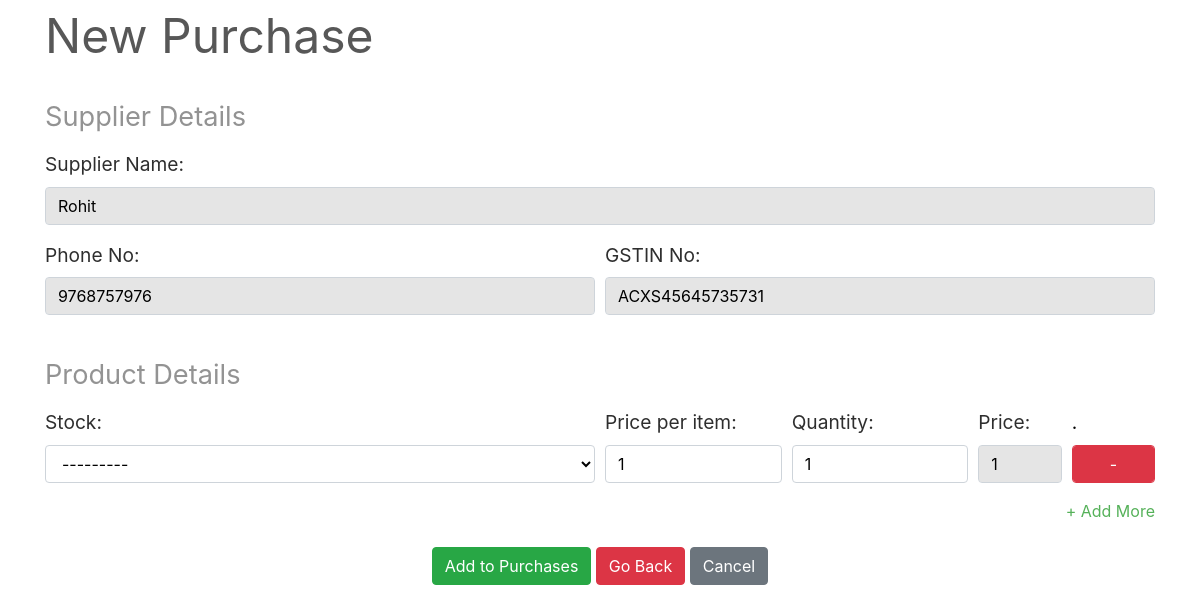
/transactions/purchases/new/1, run on the app's committed database.
### transactions/models.py (models this page shows, shortened)
class Supplier(models.Model):
    id = models.AutoField(primary_key=True)
    name = models.CharField(max_length=150)
    phone = models.CharField(max_length=12, unique=True)
    address = models.CharField(max_length=200)
    email = models.EmailField(max_length=254, unique=True)
    gstin = models.CharField(max_length=15, unique=True)
    is_deleted = models.BooleanField(default=False)

### transactions/views.py (the view, shortened to what this page needs)
# urls.py: path('purchases/new/<pk>', views.PurchaseCreateView.as_view(), name='new-purchase'),
class PurchaseCreateView(View):
    template_name = 'purchases/new_purchase.html'
    def get(self, request, pk):
        formset = PurchaseItemFormset(request.GET or None)                      # renders an empty formset
        supplierobj = get_object_or_404(Supplier, pk=pk)                        # gets the supplier object
        context = {
            'formset'   : formset,
            'supplier'  : supplierobj,
        }                                                                       # sends the supplier and formset as context
        return render(request, self.template_name, context)

### inventory/models.py (called while the page is built)
    def __str__(self):
	    return self.name

### transactions/templates/purchases/new_purchase.html (shortened to what this page needs)
{% extends "base.html" %}
{% load static %}
{% block content %}
    <div style="color:#575757; font-style: bold; font-size: 3rem; border-bottom: 1px solid white;">New Purchase</div>
        <br>
        <div class="panel panel-default">
            <div class="panel-heading panel-heading-text">Supplier Details</div>
            <div class="panel-body">
                <div class="form-group">
                    <label for="id_name" class="panel-body-text">Supplier Name:</label>
                    <input type="text" class="form-control textinput" id="id_name" value="{{ supplier.name }}" disabled>
                </div>
                <div class="form-row">
                    <div class="form-group col-md-6">
                        <label for="id_phone" class="panel-body-text">Phone No:</label>
                        <input type="text" class="form-control textinput" id="id_phone" value="{{ supplier.phone }}" disabled>
                    </div>
                    <div class="form-group col-md-6">
                        <label for="id_gstin" class="panel-body-text">GSTIN No:</label>
                        <input type="gstin" class="form-control textinput" id="id_gstin" value="{{ supplier.gstin }}" disabled>
                    </div>
                </div>
            </div>
        </div>
        <br>
        <form method="post" class="panel panel-default">
            <div class="panel-heading panel-heading-text">Product Details</div>
                <div id="stockitem">
                    <div class="panel-body">
                    {% for form in formset %}
                        <div class="row form-row">
                            <div class="form-group col-md-6">
                                <label class="panel-body-text">Stock:</label>
                                {{ form.stock }}
                            </div>
                            <div class="form-group col-md-2">
                                <label class="panel-body-text">Price per item:</label>
                                {{ form.perprice }}
                            </div>
                            <div class="form-group col-md-2">
                                <label class="panel-body-text">Quantity:</label>
                                {{ form.quantity }}
                            </div>
                            <div class="form-group col-md-1">
                                <label class="panel-body-text">Price:</label>
                                <input type="text" class="textinput form-control totalprice" value="1" disabled required>
                            </div>
                            <div class="form-group col-md-1">
                                <label class="panel-body-text" style="color: #000">.</label>
                                <button class="form-control btn btn-danger remove-form-row">-</button>
                            </div>
                        </div>
                    {% endfor %}
                        <div style="text-align: right;">
                            <a href="#" class="add-form-row">+ Add More</a>
                        </div>
                    </div>
                </div>
            <br>
            <div class="align-middle">
                <button type="submit" class="btn btn-success">Add to Purchases</button>
                <a href="{% url 'select-supplier' %}" class="btn btn-danger">Go Back</a>
                <a href="{% url 'purchases-list' %}" class="btn btn-secondary">Cancel</a>
            </div>
        </form>
    </div>
{% endblock content %}

### homepage/static/css/main.css (style rules this page uses)
body, html { height: 100%; }
.form-group { color: white; }
label { color: rgb(46, 46, 46); font-size: 2rem; }
a { color: #55b159; }
.align-middle { text-align: center; }
.textinput { background-color: #ffffff; color: black; }
.textinput:disabled { background-color: rgb(229 229 229); color: black; }
.panel-heading-text { color: #939393; font-size: 1.7rem; border-bottom: 2px solid white; margin-bottom: 10px; }
.panel-body-text { font-size: 1.2rem; }

### data on the page
Supplier: name "Rohit", phone "9768757976", gstin "ACXS45645735731"
